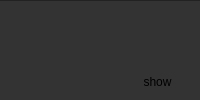
<?xml version="1.0" encoding="UTF-8"?>
<ui version="4.0">
 <class>Form</class>
 <widget class="QWidget" name="Form">
  <property name="geometry">
   <rect>
    <x>0</x>
    <y>0</y>
    <width>200</width>
    <height>100</height>
   </rect>
  </property>
  <property name="sizePolicy">
   <sizepolicy hsizetype="Preferred" vsizetype="MinimumExpanding">
    <horstretch>0</horstretch>
    <verstretch>0</verstretch>
   </sizepolicy>
  </property>
  <property name="maximumSize">
   <size>
    <width>200</width>
    <height>100</height>
   </size>
  </property>
  <property name="windowTitle">
   <string>Form</string>
  </property>
  <property name="styleSheet">
   <string notr="true">*{
	background-color: #333333;
}
#Form{
	border-top: 1px solid #222222;
}</string>
  </property>
  <widget class="QPushButton" name="pushButton">
   <property name="geometry">
    <rect>
     <x>120</x>
     <y>70</y>
     <width>75</width>
     <height>23</height>
    </rect>
   </property>
   <property name="styleSheet">
    <string notr="true"/>
   </property>
   <property name="text">
    <string>show</string>
   </property>
   <property name="flat">
    <bool>true</bool>
   </property>
  </widget>
 </widget>
 <resources/>
 <connections/>
</ui>
